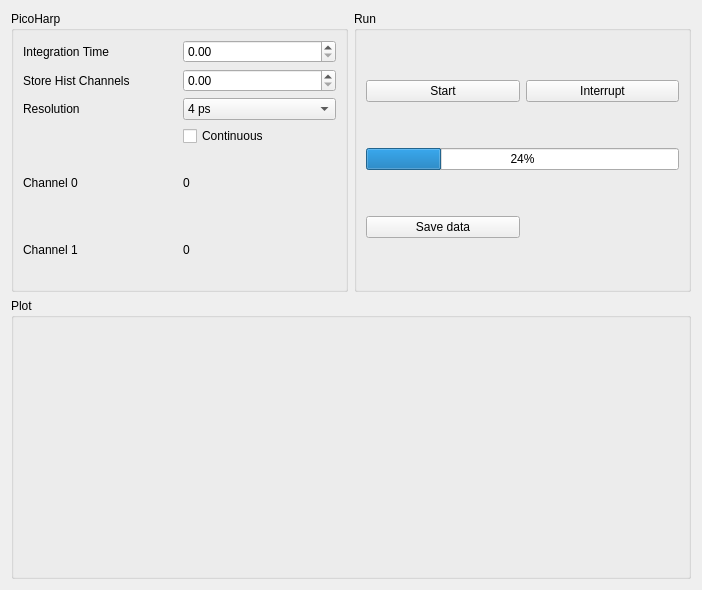
<?xml version="1.0" encoding="UTF-8"?>
<ui version="4.0">
 <class>Form</class>
 <widget class="QWidget" name="Form">
  <property name="geometry">
   <rect>
    <x>0</x>
    <y>0</y>
    <width>702</width>
    <height>590</height>
   </rect>
  </property>
  <property name="windowTitle">
   <string>Form</string>
  </property>
  <layout class="QGridLayout" name="gridLayout_2" rowstretch="0,0">
   <item row="1" column="0" colspan="2">
    <widget class="QGroupBox" name="plot_groupBox">
     <property name="title">
      <string>Plot</string>
     </property>
     <layout class="QVBoxLayout" name="verticalLayout"/>
    </widget>
   </item>
   <item row="0" column="1">
    <widget class="QGroupBox" name="groupBox_4">
     <property name="title">
      <string>Run</string>
     </property>
     <layout class="QGridLayout" name="gridLayout_3">
      <item row="0" column="0">
       <widget class="QPushButton" name="start_pushButton">
        <property name="text">
         <string>Start</string>
        </property>
       </widget>
      </item>
      <item row="1" column="0" colspan="2">
       <widget class="QProgressBar" name="progressBar">
        <property name="value">
         <number>24</number>
        </property>
       </widget>
      </item>
      <item row="0" column="1">
       <widget class="QPushButton" name="interrupt_pushButton">
        <property name="text">
         <string>Interrupt</string>
        </property>
       </widget>
      </item>
      <item row="2" column="0">
       <widget class="QPushButton" name="save_data_pushButton">
        <property name="text">
         <string>Save data</string>
        </property>
       </widget>
      </item>
     </layout>
    </widget>
   </item>
   <item row="0" column="0">
    <widget class="QGroupBox" name="groupBox">
     <property name="title">
      <string>PicoHarp</string>
     </property>
     <layout class="QGridLayout" name="gridLayout">
      <item row="0" column="0">
       <widget class="QLabel" name="label">
        <property name="text">
         <string>Integration Time</string>
        </property>
       </widget>
      </item>
      <item row="1" column="1">
       <widget class="QDoubleSpinBox" name="hist_channels_doubleSpinBox"/>
      </item>
      <item row="0" column="1">
       <widget class="QDoubleSpinBox" name="picoharp_tacq_doubleSpinBox"/>
      </item>
      <item row="3" column="1">
       <widget class="QCheckBox" name="continuous_checkBox">
        <property name="text">
         <string>Continuous</string>
        </property>
       </widget>
      </item>
      <item row="5" column="0">
       <widget class="QLabel" name="label_4">
        <property name="text">
         <string>Channel 1</string>
        </property>
       </widget>
      </item>
      <item row="5" column="1">
       <widget class="QLabel" name="ch1_label">
        <property name="text">
         <string>0</string>
        </property>
       </widget>
      </item>
      <item row="4" column="1">
       <widget class="QLabel" name="ch0_label">
        <property name="text">
         <string>0</string>
        </property>
       </widget>
      </item>
      <item row="1" column="0">
       <widget class="QLabel" name="label_2">
        <property name="text">
         <string>Store Hist Channels</string>
        </property>
       </widget>
      </item>
      <item row="4" column="0">
       <widget class="QLabel" name="label_3">
        <property name="text">
         <string>Channel 0</string>
        </property>
       </widget>
      </item>
      <item row="2" column="0">
       <widget class="QLabel" name="label_5">
        <property name="text">
         <string>Resolution</string>
        </property>
       </widget>
      </item>
      <item row="2" column="1">
       <widget class="QComboBox" name="resolution_comboBox">
        <item>
         <property name="text">
          <string>4 ps</string>
         </property>
        </item>
        <item>
         <property name="text">
          <string>8 ps</string>
         </property>
        </item>
        <item>
         <property name="text">
          <string>16 ps</string>
         </property>
        </item>
        <item>
         <property name="text">
          <string>32 ps</string>
         </property>
        </item>
        <item>
         <property name="text">
          <string>64 ps</string>
         </property>
        </item>
        <item>
         <property name="text">
          <string>128 ps</string>
         </property>
        </item>
        <item>
         <property name="text">
          <string>256 ps</string>
         </property>
        </item>
        <item>
         <property name="text">
          <string>512 ps</string>
         </property>
        </item>
       </widget>
      </item>
     </layout>
    </widget>
   </item>
  </layout>
 </widget>
 <resources/>
 <connections/>
</ui>
